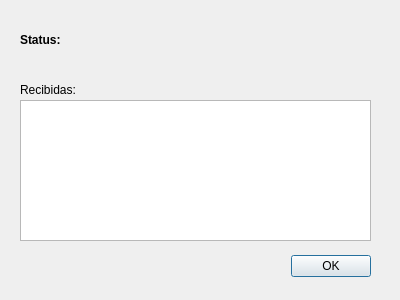
<?xml version="1.0" encoding="UTF-8"?>
<ui version="4.0">
 <class>SSDVDialog</class>
 <widget class="QDialog" name="SSDVDialog">
  <property name="geometry">
   <rect>
    <x>0</x>
    <y>0</y>
    <width>400</width>
    <height>300</height>
   </rect>
  </property>
  <property name="windowTitle">
   <string>SSDV</string>
  </property>
  <widget class="QDialogButtonBox" name="buttonBox">
   <property name="geometry">
    <rect>
     <x>30</x>
     <y>250</y>
     <width>341</width>
     <height>32</height>
    </rect>
   </property>
   <property name="orientation">
    <enum>Qt::Horizontal</enum>
   </property>
   <property name="standardButtons">
    <set>QDialogButtonBox::Ok</set>
   </property>
  </widget>
  <widget class="QLabel" name="label">
   <property name="geometry">
    <rect>
     <x>20</x>
     <y>30</y>
     <width>63</width>
     <height>20</height>
    </rect>
   </property>
   <property name="text">
    <string>&lt;b&gt;Status:&lt;/b&gt;</string>
   </property>
   <property name="textFormat">
    <enum>Qt::AutoText</enum>
   </property>
  </widget>
  <widget class="QLabel" name="ssdvStatusLabel">
   <property name="geometry">
    <rect>
     <x>80</x>
     <y>30</y>
     <width>291</width>
     <height>20</height>
    </rect>
   </property>
   <property name="text">
    <string/>
   </property>
  </widget>
  <widget class="QListView" name="listView">
   <property name="geometry">
    <rect>
     <x>20</x>
     <y>100</y>
     <width>351</width>
     <height>141</height>
    </rect>
   </property>
  </widget>
  <widget class="QLabel" name="label_2">
   <property name="geometry">
    <rect>
     <x>20</x>
     <y>80</y>
     <width>63</width>
     <height>20</height>
    </rect>
   </property>
   <property name="text">
    <string>Recibidas:</string>
   </property>
  </widget>
 </widget>
 <resources/>
 <connections>
  <connection>
   <sender>buttonBox</sender>
   <signal>accepted()</signal>
   <receiver>SSDVDialog</receiver>
   <slot>accept()</slot>
   <hints>
    <hint type="sourcelabel">
     <x>248</x>
     <y>254</y>
    </hint>
    <hint type="destinationlabel">
     <x>157</x>
     <y>274</y>
    </hint>
   </hints>
  </connection>
  <connection>
   <sender>buttonBox</sender>
   <signal>rejected()</signal>
   <receiver>SSDVDialog</receiver>
   <slot>reject()</slot>
   <hints>
    <hint type="sourcelabel">
     <x>316</x>
     <y>260</y>
    </hint>
    <hint type="destinationlabel">
     <x>286</x>
     <y>274</y>
    </hint>
   </hints>
  </connection>
 </connections>
</ui>
